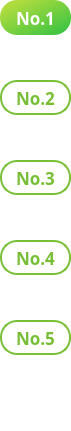
      <widget class="QGroupBox" name="groupBox_3">
       <property name="geometry">
        <rect>
         <x>22</x>
         <y>25</y>
         <width>71</width>
         <height>431</height>
        </rect>
       </property>
       <property name="styleSheet">
        <string notr="true">border:transparent;
background:transparent</string>
       </property>
       <property name="title">
        <string/>
       </property>
       <widget class="QPushButton" name="sf1">
        <property name="geometry">
         <rect>
          <x>0</x>
          <y>0</y>
          <width>71</width>
          <height>35</height>
         </rect>
        </property>
        <property name="font">
         <font>
          <family>나눔스퀘어 Bold</family>
          <pointsize>13</pointsize>
          <weight>75</weight>
          <bold>true</bold>
         </font>
        </property>
        <property name="styleSheet">
         <string notr="true">QPushButton{border-radius : 17px;
border : 2px solid rgb(121,191,53);
color:rgb(121,191,53);
background-color:white;}
QPushButton:checked {
border-radius : 17px;
border : 2px solid rgb(130,255,75);
border:transparent;
background-color:qlineargradient(spread:pad, x1:0.15, y1:0.15, x2:1, y2:1, stop:0 rgba(177, 220, 61, 255), stop:1 rgba(41, 191, 61, 247));
color:white;
}
</string>
        </property>
        <property name="text">
         <string>No.1</string>
        </property>
        <property name="checkable">
         <bool>true</bool>
        </property>
        <property name="checked">
         <bool>true</bool>
        </property>
        <property name="autoExclusive">
         <bool>true</bool>
        </property>
       </widget>
       <widget class="QPushButton" name="sf2">
        <property name="geometry">
         <rect>
          <x>0</x>
          <y>80</y>
          <width>71</width>
          <height>35</height>
         </rect>
        </property>
        <property name="font">
         <font>
          <family>나눔스퀘어 Bold</family>
          <pointsize>13</pointsize>
          <weight>75</weight>
          <bold>true</bold>
         </font>
        </property>
        <property name="styleSheet">
         <string notr="true">QPushButton{border-radius : 17px;
border : 2px solid rgb(121,191,53);
color:rgb(121,191,53);
background-color:white;}
QPushButton:checked {
border-radius : 17px;
border : 2px solid rgb(130,255,75);
border:transparent;
background-color:qlineargradient(spread:pad, x1:0.15, y1:0.15, x2:1, y2:1, stop:0 rgba(177, 220, 61, 255), stop:1 rgba(41, 191, 61, 247));
color:white;
}
</string>
        </property>
        <property name="text">
         <string>No.2</string>
        </property>
        <property name="checkable">
         <bool>true</bool>
        </property>
        <property name="autoExclusive">
         <bool>true</bool>
        </property>
       </widget>
       <widget class="QPushButton" name="sf3">
        <property name="geometry">
         <rect>
          <x>0</x>
          <y>160</y>
          <width>71</width>
          <height>35</height>
         </rect>
        </property>
        <property name="font">
         <font>
          <family>나눔스퀘어 Bold</family>
          <pointsize>13</pointsize>
          <weight>75</weight>
          <bold>true</bold>
         </font>
        </property>
        <property name="styleSheet">
         <string notr="true">QPushButton{border-radius : 17px;
border : 2px solid rgb(121,191,53);
color:rgb(121,191,53);
background-color:white;}
QPushButton:checked {
border-radius : 17px;
border : 2px solid rgb(130,255,75);
border:transparent;
background-color:qlineargradient(spread:pad, x1:0.15, y1:0.15, x2:1, y2:1, stop:0 rgba(177, 220, 61, 255), stop:1 rgba(41, 191, 61, 247));
color:white;
}
</string>
        </property>
        <property name="text">
         <string>No.3</string>
        </property>
        <property name="checkable">
         <bool>true</bool>
        </property>
        <property name="autoExclusive">
         <bool>true</bool>
        </property>
       </widget>
       <widget class="QPushButton" name="sf4">
        <property name="geometry">
         <rect>
          <x>0</x>
          <y>240</y>
          <width>71</width>
          <height>35</height>
         </rect>
        </property>
        <property name="font">
         <font>
          <family>나눔스퀘어 Bold</family>
          <pointsize>13</pointsize>
          <weight>75</weight>
          <bold>true</bold>
         </font>
        </property>
        <property name="styleSheet">
         <string notr="true">QPushButton{border-radius : 17px;
border : 2px solid rgb(121,191,53);
color:rgb(121,191,53);
background-color:white;}
QPushButton:checked {
border-radius : 17px;
border : 2px solid rgb(130,255,75);
border:transparent;
background-color:qlineargradient(spread:pad, x1:0.15, y1:0.15, x2:1, y2:1, stop:0 rgba(177, 220, 61, 255), stop:1 rgba(41, 191, 61, 247));
color:white;
}
</string>
        </property>
        <property name="text">
         <string>No.4</string>
        </property>
        <property name="checkable">
         <bool>true</bool>
        </property>
        <property name="autoExclusive">
         <bool>true</bool>
        </property>
       </widget>
       <widget class="QPushButton" name="sf5">
        <property name="geometry">
         <rect>
          <x>0</x>
          <y>320</y>
          <width>71</width>
          <height>35</height>
         </rect>
        </property>
        <property name="font">
         <font>
          <family>나눔스퀘어 Bold</family>
          <pointsize>13</pointsize>
          <weight>75</weight>
          <bold>true</bold>
         </font>
        </property>
        <property name="styleSheet">
         <string notr="true">QPushButton{border-radius : 17px;
border : 2px solid rgb(121,191,53);
color:rgb(121,191,53);
background-color:white;}
QPushButton:checked {
border-radius : 17px;
border : 2px solid rgb(130,255,75);
border:transparent;
background-color:qlineargradient(spread:pad, x1:0.15, y1:0.15, x2:1, y2:1, stop:0 rgba(177, 220, 61, 255), stop:1 rgba(41, 191, 61, 247));
color:white;
}
</string>
        </property>
        <property name="text">
         <string>No.5</string>
        </property>
        <property name="checkable">
         <bool>true</bool>
        </property>
        <property name="autoExclusive">
         <bool>true</bool>
        </property>
       </widget>
      </widget>
